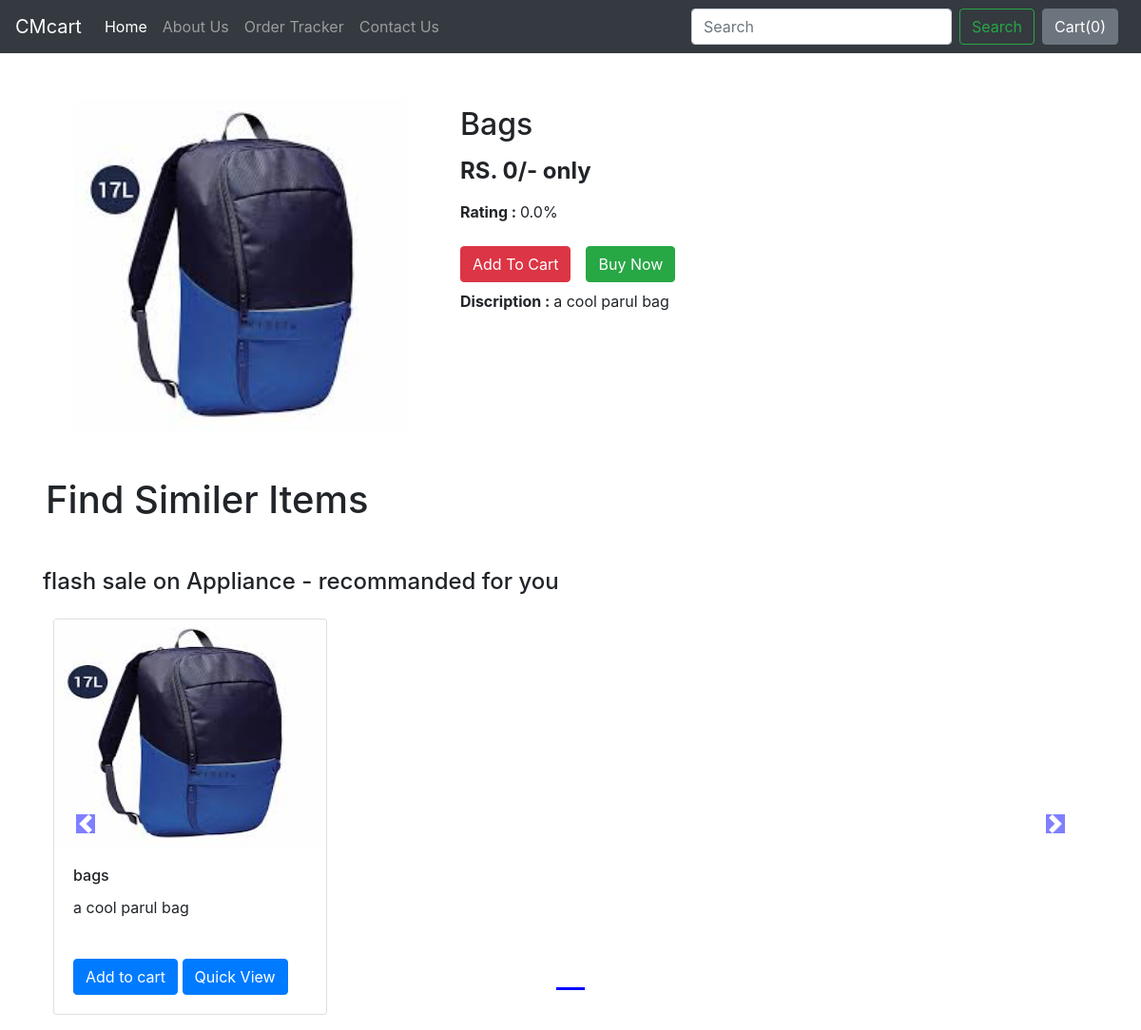
Page /shop/product/2 on the earlier database version.
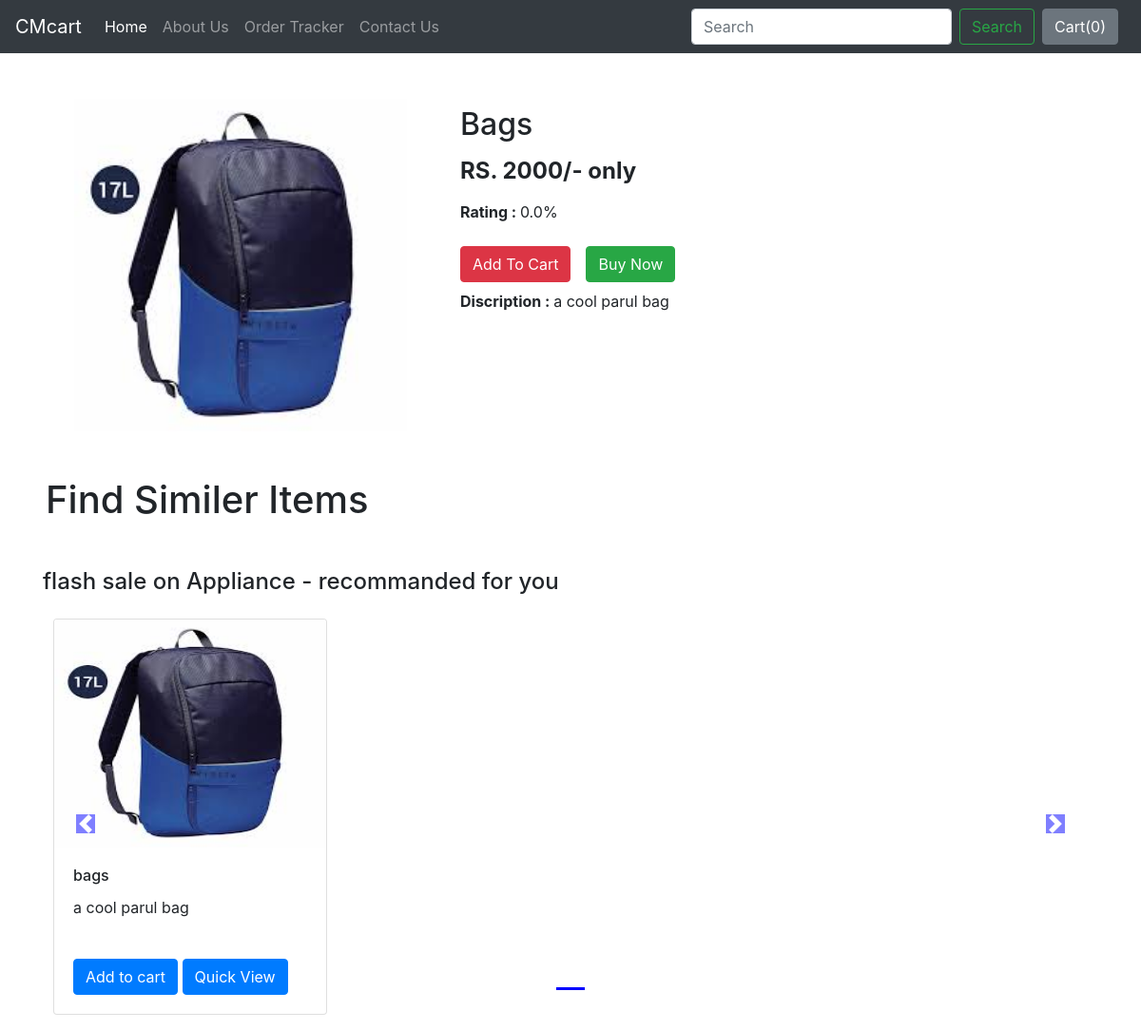
Same page on the later database version.
### shop/models.py (models this page shows)
class Product(models.Model):
    product_id = models.AutoField
    product_name = models.CharField( max_length =  50)
    product_category = models.CharField(max_length = 50 , default = '')
    product_sub_category = models.CharField(max_length = 50 , default = '')
    product_prize = models.IntegerField(default=0)
    product_pub_date = models.DateField()
    product_disc = models.CharField( max_length = 300)
    product_image = models.ImageField(default='', upload_to="shop/image")
    product_rating = models.FloatField(max_length= 5.0 , default= 0.0 )
    def __str__(self) :
        return self.product_name

### shop/views.py (the view)
# urls.py: path('product/<int:id>', views.ProductView, name="productView"),
def ProductView(request, id):
    product = Product.objects.filter(id=id)
    prodcat = product[0].product_category
    simiprod = Product.objects.filter(product_category=prodcat)
    print(simiprod)
    n = len(simiprod)
    n_slide = n//4 + ceil(n/4 - n//4)
    params = {'product':product[0], 'simiprod' : [[simiprod,range(1,n_slide), n_slide ], ] }
    return render(request,'shop/product.html',params)

### shop/templates/shop/product.html (shortened to what this page needs)
{% extends "shop/basic.html"  %}
{% block body %}
<div class="container-fluid">
    <div class="row  mx-5 my-5 ">
        <div class="col-md-4" >
            <img src="/media/{{product.product_image}}" id="prodImg" />
        </div>
        <div class="col-md-8" >
            <div class="row my-2 mx-5">
                <h2>{{product.product_name|title}}</h2>
            </div>
            <div class="row my-2 mx-5 ">
                <h4><b>RS. {{product.product_prize}}/- only</b></h4>
            </div>
            <div class="row  mx-5 ">
                <p><b>Rating : </b>{{product.product_rating}}%</p>
            </div>
            <div class="row my-2 mx-5 ">
                <button class="btn btn-info btn-danger cart  ">  Add To Cart  </button>
                <a href="/shop/checkout/{{product.id}}"><button class="btn btn-success mx-3">  Buy Now  </button></a>
            </div>
            <div class="row my-2 mx-5 my-1">
                <p><b>Discription : </b>{{product.product_disc}}</p>
            </div>
        </div>
    </div>
</div>
<h1 class="mx-5 my-5">Find Similer Items</h1>
<div class="container">
        {% for product , range , n_side in simiprod %}
        <h4 calss="my-4"> flash sale on {{ product.0.product_category }} - recommanded for you </h4>
        <div CLass="row">
        <div id="demo{{ forloop.counter }}" class="col carousel slide my-3" data-ride="carousel">
            <ul class="carousel-indicators">
                <li data-target="#demo{{ forloop.counter }}" data-slide-to="0" class="active"></li>
            </ul>
            <div class="carousel-item active">
                {% for i in product %}
                <div class="col-xs-3 col-sm-3 col-md-3">
                    <div class="card" style="width: 18rem;">
                        <img src='/media/{{ i.product_image }}' class="card-img-top" alt="...">
                        <div class="card-body">
                            <h6 class="card-title">{{i.product_name}}</h6>
                            <p class="card-text">{{ i.product_disc }}</p>
                            <button id="pr{{i.id}}" class="btn btn-primary cart">Add to cart</button>
                            <a href="/shop/product/{{ i.id }}"> <button id="qv{{i.id}}" class="btn btn-primary">Quick View</button></a>
                        </div>
                    </div>
                </div>
                {% endfor %}
            </div>
        </div>
            <a class="carousel-control-prev" href="#demo{{ forloop.counter }}" data-slide="prev">
                <span class="carousel-control-prev-icon"></span>
            </a>
            <a class="carousel-control-next" href="#demo{{ forloop.counter }}" data-slide="next">
                <span class="carousel-control-next-icon"></span>
            </a>
        </div>
        {% endfor %}
    </div>
{% endblock %}

### shop/templates/shop/basic.html (shortened to what this page needs)
<!doctype html>
<html lang="en">
<head>
    <link rel="stylesheet" href="https://stackpath.bootstrapcdn.com/bootstrap/4.4.1/css/bootstrap.min.css"
>
</head>
<body>
    <nav class="navbar navbar-expand-lg navbar-dark bg-dark">
        <a class="navbar-brand" href="/shop/">CMcart</a>
        <div class="collapse navbar-collapse" id="navbarSupportedContent">
            <ul class="navbar-nav mr-auto">
                <li class="nav-item active">
                    <a class="nav-link" href="/shop/">Home <span class="sr-only">(current)</span></a>
                </li>
                <li class="nav-item">
                    <a class="nav-link" href="/shop/about">About Us </a>
                </li>
                <li class="nav-item">
                    <a class="nav-link" href="/shop/tracker">Order Tracker</a>
                </li>
                <li class="nav-item">
                    <a class="nav-link" href="/shop/contact">Contact Us </a>
                </li>
            </ul>
            <form class="form-inline my-2 my-lg-0">
                <input class="form-control mr-sm-2" type="search" placeholder="Search" aria-label="Search">
                <button class="btn btn-outline-success my-2 my-sm-0" type="submit">Search</button>
            </form>
            <form action="/shop/checkout/" method="post">
                <button id="cartpop" type="submit" class="btn btn-secondary mx-2" data-container="body"
                    data-toggle="popover" trigger="hover" data-placement="bottom" data-html="true" data-content=".">
                    Cart(<span id="cart_counter">0</span>)
                </button>
            </form>
        </div>
    </nav>
    {% block body  %} {%  endblock %}
</body>
</html>

Differences in the rows shown:
changed Product "bags": product_prize "0" → "2000"
